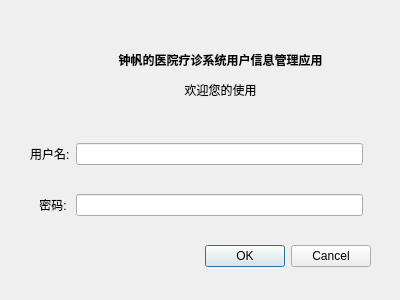
<?xml version="1.0" encoding="UTF-8"?>
<ui version="4.0">
 <class>LoginDialog</class>
 <widget class="QDialog" name="LoginDialog">
  <property name="geometry">
   <rect>
    <x>0</x>
    <y>0</y>
    <width>400</width>
    <height>300</height>
   </rect>
  </property>
  <property name="windowTitle">
   <string>Dialog</string>
  </property>
  <widget class="QDialogButtonBox" name="buttonBox">
   <property name="geometry">
    <rect>
     <x>30</x>
     <y>240</y>
     <width>341</width>
     <height>32</height>
    </rect>
   </property>
   <property name="orientation">
    <enum>Qt::Orientation::Horizontal</enum>
   </property>
   <property name="standardButtons">
    <set>QDialogButtonBox::StandardButton::Cancel|QDialogButtonBox::StandardButton::Ok</set>
   </property>
  </widget>
  <widget class="QLabel" name="Welcome">
   <property name="geometry">
    <rect>
     <x>80</x>
     <y>30</y>
     <width>281</width>
     <height>91</height>
    </rect>
   </property>
   <property name="styleSheet">
    <string notr="true">font: 10pt &quot;幼圆&quot;;</string>
   </property>
   <property name="text">
    <string>&lt;html&gt;&lt;head/&gt;&lt;body&gt;&lt;p align=&quot;center&quot;&gt;&lt;span style=&quot; font-weight:600;&quot;&gt;钟帆的医院疗诊系统用户信息管理应用&lt;/span&gt;&lt;/p&gt;&lt;p align=&quot;center&quot;&gt;欢迎您的使用&lt;/p&gt;&lt;/body&gt;&lt;/html&gt;</string>
   </property>
  </widget>
  <widget class="QWidget" name="gridLayoutWidget_2">
   <property name="geometry">
    <rect>
     <x>30</x>
     <y>120</y>
     <width>333</width>
     <height>121</height>
    </rect>
   </property>
   <layout class="QGridLayout" name="gridLayout_2">
    <item row="0" column="1">
     <widget class="QLineEdit" name="UserEdit"/>
    </item>
    <item row="0" column="0">
     <widget class="QLabel" name="UserName">
      <property name="text">
       <string>用户名:</string>
      </property>
     </widget>
    </item>
    <item row="1" column="1">
     <widget class="QLineEdit" name="PwdEdit"/>
    </item>
    <item row="1" column="0">
     <widget class="QLabel" name="Password">
      <property name="text">
       <string>&lt;html&gt;&lt;head/&gt;&lt;body&gt;&lt;p align=&quot;right&quot;&gt;密码:  &lt;/p&gt;&lt;/body&gt;&lt;/html&gt;</string>
      </property>
     </widget>
    </item>
   </layout>
  </widget>
  <widget class="QLabel" name="label">
   <property name="geometry">
    <rect>
     <x>30</x>
     <y>30</y>
     <width>91</width>
     <height>81</height>
    </rect>
   </property>
   <property name="text">
    <string>&lt;html&gt;&lt;head/&gt;&lt;body&gt;&lt;p&gt;&lt;img src=&quot;:/icon/icon/softSmall.png&quot;/&gt;&lt;/p&gt;&lt;/body&gt;&lt;/html&gt;</string>
   </property>
  </widget>
 </widget>
 <resources/>
 <connections>
  <connection>
   <sender>buttonBox</sender>
   <signal>accepted()</signal>
   <receiver>LoginDialog</receiver>
   <slot>accept()</slot>
   <hints>
    <hint type="sourcelabel">
     <x>248</x>
     <y>254</y>
    </hint>
    <hint type="destinationlabel">
     <x>157</x>
     <y>274</y>
    </hint>
   </hints>
  </connection>
  <connection>
   <sender>buttonBox</sender>
   <signal>rejected()</signal>
   <receiver>LoginDialog</receiver>
   <slot>reject()</slot>
   <hints>
    <hint type="sourcelabel">
     <x>316</x>
     <y>260</y>
    </hint>
    <hint type="destinationlabel">
     <x>286</x>
     <y>274</y>
    </hint>
   </hints>
  </connection>
 </connections>
</ui>
